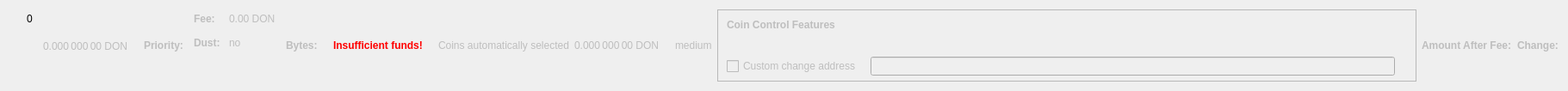
    <widget class="QWidget" name="dummyHideWidget" native="true">
     <property name="maximumSize">
      <size>
       <width>100</width>
       <height>22</height>
      </size>
     </property>
     <layout class="QHBoxLayout" name="dummyHideLayout">
      <item>
       <layout class="QFormLayout" name="formLayoutCoinControl1">
        <property name="horizontalSpacing">
         <number>10</number>
        </property>
        <property name="verticalSpacing">
         <number>14</number>
        </property>
        <property name="leftMargin">
         <number>10</number>
        </property>
        <property name="topMargin">
         <number>4</number>
        </property>
        <property name="rightMargin">
         <number>6</number>
        </property>
        <item row="0" column="1">
         <widget class="QLabel" name="labelCoinControlBytes">
          <property name="cursor">
           <cursorShape>IBeamCursor</cursorShape>
          </property>
          <property name="contextMenuPolicy">
           <enum>Qt::ActionsContextMenu</enum>
          </property>
          <property name="text">
           <string notr="true">0</string>
          </property>
          <property name="textInteractionFlags">
           <set>Qt::LinksAccessibleByMouse|Qt::TextSelectableByKeyboard|Qt::TextSelectableByMouse</set>
          </property>
         </widget>
        </item>
       </layout>
      </item>
      <item>
       <widget class="QLabel" name="labelCoinControlAfterFee">
        <property name="enabled">
         <bool>false</bool>
        </property>
        <property name="sizePolicy">
         <sizepolicy hsizetype="Fixed" vsizetype="Fixed">
          <horstretch>0</horstretch>
          <verstretch>0</verstretch>
         </sizepolicy>
        </property>
        <property name="minimumSize">
         <size>
          <width>111</width>
          <height>12</height>
         </size>
        </property>
        <property name="maximumSize">
         <size>
          <width>111</width>
          <height>12</height>
         </size>
        </property>
        <property name="cursor">
         <cursorShape>IBeamCursor</cursorShape>
        </property>
        <property name="contextMenuPolicy">
         <enum>Qt::ActionsContextMenu</enum>
        </property>
        <property name="text">
         <string notr="true">0.000 000 00 DON</string>
        </property>
        <property name="textInteractionFlags">
         <set>Qt::LinksAccessibleByMouse|Qt::TextSelectableByKeyboard|Qt::TextSelectableByMouse</set>
        </property>
       </widget>
      </item>
      <item>
       <widget class="QLabel" name="labelCoinControlPriorityText">
        <property name="enabled">
         <bool>false</bool>
        </property>
        <property name="font">
         <font>
          <weight>75</weight>
          <bold>true</bold>
         </font>
        </property>
        <property name="text">
         <string>Priority:</string>
        </property>
       </widget>
      </item>
      <item>
       <layout class="QHBoxLayout" name="horizontalLayout"/>
      </item>
      <item>
       <layout class="QFormLayout" name="formLayoutCoinControl3">
        <property name="horizontalSpacing">
         <number>10</number>
        </property>
        <property name="verticalSpacing">
         <number>14</number>
        </property>
        <property name="leftMargin">
         <number>6</number>
        </property>
        <property name="topMargin">
         <number>4</number>
        </property>
        <property name="rightMargin">
         <number>6</number>
        </property>
        <item row="0" column="0">
         <widget class="QLabel" name="labelCoinControlFeeText">
          <property name="enabled">
           <bool>false</bool>
          </property>
          <property name="font">
           <font>
            <weight>75</weight>
            <bold>true</bold>
           </font>
          </property>
          <property name="text">
           <string>Fee:</string>
          </property>
          <property name="margin">
           <number>0</number>
          </property>
         </widget>
        </item>
        <item row="0" column="1">
         <widget class="QLabel" name="labelCoinControlFee">
          <property name="enabled">
           <bool>false</bool>
          </property>
          <property name="cursor">
           <cursorShape>IBeamCursor</cursorShape>
          </property>
          <property name="contextMenuPolicy">
           <enum>Qt::ActionsContextMenu</enum>
          </property>
          <property name="text">
           <string notr="true">0.00 DON</string>
          </property>
          <property name="textInteractionFlags">
           <set>Qt::LinksAccessibleByMouse|Qt::TextSelectableByKeyboard|Qt::TextSelectableByMouse</set>
          </property>
         </widget>
        </item>
        <item row="1" column="0">
         <widget class="QLabel" name="labelCoinControlLowOutputText">
          <property name="enabled">
           <bool>false</bool>
          </property>
          <property name="font">
           <font>
            <weight>75</weight>
            <bold>true</bold>
           </font>
          </property>
          <property name="text">
           <string>Dust:</string>
          </property>
         </widget>
        </item>
        <item row="1" column="1">
         <widget class="QLabel" name="labelCoinControlLowOutput">
          <property name="enabled">
           <bool>false</bool>
          </property>
          <property name="cursor">
           <cursorShape>IBeamCursor</cursorShape>
          </property>
          <property name="contextMenuPolicy">
           <enum>Qt::ActionsContextMenu</enum>
          </property>
          <property name="text">
           <string>no</string>
          </property>
          <property name="textInteractionFlags">
           <set>Qt::LinksAccessibleByMouse|Qt::TextSelectableByKeyboard|Qt::TextSelectableByMouse</set>
          </property>
         </widget>
        </item>
       </layout>
      </item>
      <item>
       <widget class="QLabel" name="labelCoinControlBytesText">
        <property name="enabled">
         <bool>false</bool>
        </property>
        <property name="font">
         <font>
          <weight>75</weight>
          <bold>true</bold>
         </font>
        </property>
        <property name="text">
         <string>Bytes:</string>
        </property>
       </widget>
      </item>
      <item>
       <layout class="QFormLayout" name="formLayoutCoinControl2">
        <property name="horizontalSpacing">
         <number>10</number>
        </property>
        <property name="verticalSpacing">
         <number>14</number>
        </property>
        <property name="leftMargin">
         <number>6</number>
        </property>
        <property name="topMargin">
         <number>4</number>
        </property>
        <property name="rightMargin">
         <number>6</number>
        </property>
       </layout>
      </item>
      <item>
       <layout class="QHBoxLayout" name="horizontalLayoutCoinControl2">
        <property name="spacing">
         <number>8</number>
        </property>
        <property name="bottomMargin">
         <number>10</number>
        </property>
       </layout>
      </item>
      <item>
       <widget class="QLabel" name="labelCoinControlInsuffFunds">
        <property name="enabled">
         <bool>false</bool>
        </property>
        <property name="minimumSize">
         <size>
          <width>0</width>
          <height>0</height>
         </size>
        </property>
        <property name="font">
         <font>
          <weight>75</weight>
          <bold>true</bold>
         </font>
        </property>
        <property name="styleSheet">
         <string notr="true">color:red;font-weight:bold;</string>
        </property>
        <property name="text">
         <string>Insufficient funds!</string>
        </property>
        <property name="margin">
         <number>5</number>
        </property>
       </widget>
      </item>
      <item>
       <layout class="QFormLayout" name="formLayoutCoinControl4">
        <property name="horizontalSpacing">
         <number>10</number>
        </property>
        <property name="verticalSpacing">
         <number>14</number>
        </property>
        <property name="leftMargin">
         <number>6</number>
        </property>
        <property name="topMargin">
         <number>4</number>
        </property>
        <property name="rightMargin">
         <number>6</number>
        </property>
       </layout>
      </item>
      <item>
       <widget class="QLabel" name="labelCoinControlAutomaticallySelected">
        <property name="enabled">
         <bool>false</bool>
        </property>
        <property name="sizePolicy">
         <sizepolicy hsizetype="Fixed" vsizetype="Fixed">
          <horstretch>0</horstretch>
          <verstretch>0</verstretch>
         </sizepolicy>
        </property>
        <property name="minimumSize">
         <size>
          <width>0</width>
          <height>0</height>
         </size>
        </property>
        <property name="maximumSize">
         <size>
          <width>240</width>
          <height>16777215</height>
         </size>
        </property>
        <property name="text">
         <string>Coins automatically selected</string>
        </property>
        <property name="margin">
         <number>5</number>
        </property>
       </widget>
      </item>
      <item>
       <widget class="QLabel" name="labelCoinControlChange">
        <property name="enabled">
         <bool>false</bool>
        </property>
        <property name="sizePolicy">
         <sizepolicy hsizetype="Fixed" vsizetype="Fixed">
          <horstretch>0</horstretch>
          <verstretch>0</verstretch>
         </sizepolicy>
        </property>
        <property name="minimumSize">
         <size>
          <width>111</width>
          <height>0</height>
         </size>
        </property>
        <property name="maximumSize">
         <size>
          <width>111</width>
          <height>16777215</height>
         </size>
        </property>
        <property name="cursor">
         <cursorShape>IBeamCursor</cursorShape>
        </property>
        <property name="contextMenuPolicy">
         <enum>Qt::ActionsContextMenu</enum>
        </property>
        <property name="text">
         <string notr="true">0.000 000 00 DON</string>
        </property>
        <property name="textInteractionFlags">
         <set>Qt::LinksAccessibleByMouse|Qt::TextSelectableByKeyboard|Qt::TextSelectableByMouse</set>
        </property>
       </widget>
      </item>
      <item>
       <widget class="QLabel" name="labelCoinControlPriority">
        <property name="enabled">
         <bool>false</bool>
        </property>
        <property name="cursor">
         <cursorShape>IBeamCursor</cursorShape>
        </property>
        <property name="contextMenuPolicy">
         <enum>Qt::ActionsContextMenu</enum>
        </property>
        <property name="text">
         <string>medium</string>
        </property>
        <property name="textInteractionFlags">
         <set>Qt::LinksAccessibleByMouse|Qt::TextSelectableByKeyboard|Qt::TextSelectableByMouse</set>
        </property>
       </widget>
      </item>
      <item>
       <widget class="QFrame" name="frameCoinControl">
        <property name="sizePolicy">
         <sizepolicy hsizetype="Expanding" vsizetype="Expanding">
          <horstretch>0</horstretch>
          <verstretch>0</verstretch>
         </sizepolicy>
        </property>
        <property name="maximumSize">
         <size>
          <width>16777215</width>
          <height>16777215</height>
         </size>
        </property>
        <property name="frameShape">
         <enum>QFrame::StyledPanel</enum>
        </property>
        <property name="frameShadow">
         <enum>QFrame::Sunken</enum>
        </property>
        <layout class="QVBoxLayout" name="verticalLayoutCoinControl2_2">
         <property name="spacing">
          <number>0</number>
         </property>
         <property name="leftMargin">
          <number>0</number>
         </property>
         <property name="topMargin">
          <number>0</number>
         </property>
         <property name="rightMargin">
          <number>0</number>
         </property>
         <property name="bottomMargin">
          <number>6</number>
         </property>
         <item>
          <layout class="QVBoxLayout" name="verticalLayoutCoinControl" stretch="0,0,0,1">
           <property name="spacing">
            <number>0</number>
           </property>
           <property name="leftMargin">
            <number>10</number>
           </property>
           <property name="topMargin">
            <number>10</number>
           </property>
           <item>
            <layout class="QHBoxLayout" name="horizontalLayoutCoinControl1">
             <property name="bottomMargin">
              <number>15</number>
             </property>
             <item>
              <widget class="QLabel" name="labelCoinControlFeatures">
               <property name="enabled">
                <bool>false</bool>
               </property>
               <property name="sizePolicy">
                <sizepolicy hsizetype="Preferred" vsizetype="Maximum">
                 <horstretch>0</horstretch>
                 <verstretch>0</verstretch>
                </sizepolicy>
               </property>
               <property name="font">
                <font>
                 <weight>75</weight>
                 <bold>true</bold>
                </font>
               </property>
               <property name="styleSheet">
                <string notr="true">font-weight:bold;</string>
               </property>
               <property name="text">
                <string>Coin Control Features</string>
               </property>
              </widget>
             </item>
            </layout>
           </item>
           <item>
            <widget class="QWidget" name="widgetCoinControl" native="true">
             <property name="sizePolicy">
              <sizepolicy hsizetype="Preferred" vsizetype="Preferred">
               <horstretch>0</horstretch>
               <verstretch>0</verstretch>
              </sizepolicy>
             </property>
             <property name="minimumSize">
              <size>
               <width>0</width>
               <height>0</height>
              </size>
             </property>
             <property name="styleSheet">
              <string notr="true"/>
             </property>
             <layout class="QHBoxLayout" name="horizontalLayoutCoinControl5_2">
              <property name="leftMargin">
               <number>0</number>
              </property>
              <property name="topMargin">
               <number>0</number>
              </property>
              <property name="rightMargin">
               <number>0</number>
              </property>
              <property name="bottomMargin">
               <number>0</number>
              </property>
              <item>
               <layout class="QHBoxLayout" name="horizontalLayoutCoinControl3">
                <property name="spacing">
                 <number>20</number>
                </property>
                <property name="topMargin">
                 <number>0</number>
                </property>
                <property name="bottomMargin">
                 <number>10</number>
                </property>
               </layout>
              </item>
             </layout>
            </widget>
           </item>
           <item>
            <layout class="QHBoxLayout" name="horizontalLayoutCoinControl4" stretch="0,0,0">
             <property name="spacing">
              <number>12</number>
             </property>
             <property name="sizeConstraint">
              <enum>QLayout::SetDefaultConstraint</enum>
             </property>
             <property name="topMargin">
              <number>5</number>
             </property>
             <property name="rightMargin">
              <number>5</number>
             </property>
             <item>
              <widget class="QCheckBox" name="checkBoxCoinControlChange">
               <property name="enabled">
                <bool>false</bool>
               </property>
               <property name="toolTip">
                <string>If this is activated, but the change address is empty or invalid, change will be sent to a newly generated address.</string>
               </property>
               <property name="text">
                <string>Custom change address</string>
               </property>
              </widget>
             </item>
             <item>
              <widget class="QValidatedLineEdit" name="lineEditCoinControlChange">
               <property name="enabled">
                <bool>false</bool>
               </property>
               <property name="sizePolicy">
                <sizepolicy hsizetype="Expanding" vsizetype="Fixed">
                 <horstretch>0</horstretch>
                 <verstretch>0</verstretch>
                </sizepolicy>
               </property>
              </widget>
             </item>
             <item>
              <widget class="QLabel" name="labelCoinControlChangeLabel_2">
               <property name="sizePolicy">
                <sizepolicy hsizetype="Preferred" vsizetype="Expanding">
                 <horstretch>0</horstretch>
                 <verstretch>0</verstretch>
                </sizepolicy>
               </property>
               <property name="minimumSize">
                <size>
                 <width>0</width>
                 <height>0</height>
                </size>
               </property>
               <property name="text">
                <string/>
               </property>
               <property name="margin">
                <number>3</number>
               </property>
              </widget>
             </item>
            </layout>
           </item>
           <item>
            <spacer name="verticalSpacerCoinControl">
             <property name="orientation">
              <enum>Qt::Vertical</enum>
             </property>
             <property name="sizeHint" stdset="0">
              <size>
               <width>800</width>
               <height>1</height>
              </size>
             </property>
            </spacer>
           </item>
          </layout>
         </item>
        </layout>
       </widget>
      </item>
      <item>
       <widget class="QLabel" name="labelCoinControlAfterFeeText">
        <property name="enabled">
         <bool>false</bool>
        </property>
        <property name="minimumSize">
         <size>
          <width>0</width>
          <height>0</height>
         </size>
        </property>
        <property name="maximumSize">
         <size>
          <width>16777215</width>
          <height>16777215</height>
         </size>
        </property>
        <property name="font">
         <font>
          <weight>75</weight>
          <bold>true</bold>
         </font>
        </property>
        <property name="text">
         <string>Amount After Fee:</string>
        </property>
        <property name="alignment">
         <set>Qt::AlignLeading|Qt::AlignLeft|Qt::AlignVCenter</set>
        </property>
        <property name="margin">
         <number>0</number>
        </property>
       </widget>
      </item>
      <item>
       <widget class="QLabel" name="labelCoinControlChangeText">
        <property name="enabled">
         <bool>false</bool>
        </property>
        <property name="sizePolicy">
         <sizepolicy hsizetype="Preferred" vsizetype="Preferred">
          <horstretch>0</horstretch>
          <verstretch>0</verstretch>
         </sizepolicy>
        </property>
        <property name="minimumSize">
         <size>
          <width>0</width>
          <height>0</height>
         </size>
        </property>
        <property name="maximumSize">
         <size>
          <width>16777215</width>
          <height>16777215</height>
         </size>
        </property>
        <property name="font">
         <font>
          <weight>75</weight>
          <bold>true</bold>
         </font>
        </property>
        <property name="text">
         <string>Change:</string>
        </property>
        <property name="alignment">
         <set>Qt::AlignLeading|Qt::AlignLeft|Qt::AlignVCenter</set>
        </property>
       </widget>
      </item>
     </layout>
    </widget>
